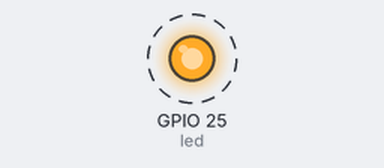
The program below on a simulated Raspberry Pi (BCM pin numbers). Shown: output pins drawn as LEDs (lit = HIGH). Dashed ring = blinking.

Above: at 0.5 s.
Timing chart, 0 to 4.6 s (numbered marks = the images above):
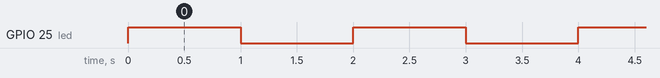

Measured:
- by itself, GPIO 25 (led): alternates HIGH for 1.0 s and LOW for 1.0 s

The program:

LED_simple.py
```python
from gpiozero import LED
from time import sleep
from gpiozero.pins.pigpio import PiGPIOFactory

factory = PiGPIOFactory(host='192.168.0.86')

led = LED(25, pin_factory=factory)

while True:
    led.on()
    sleep(1)
    led.off()
    sleep(1)
```
